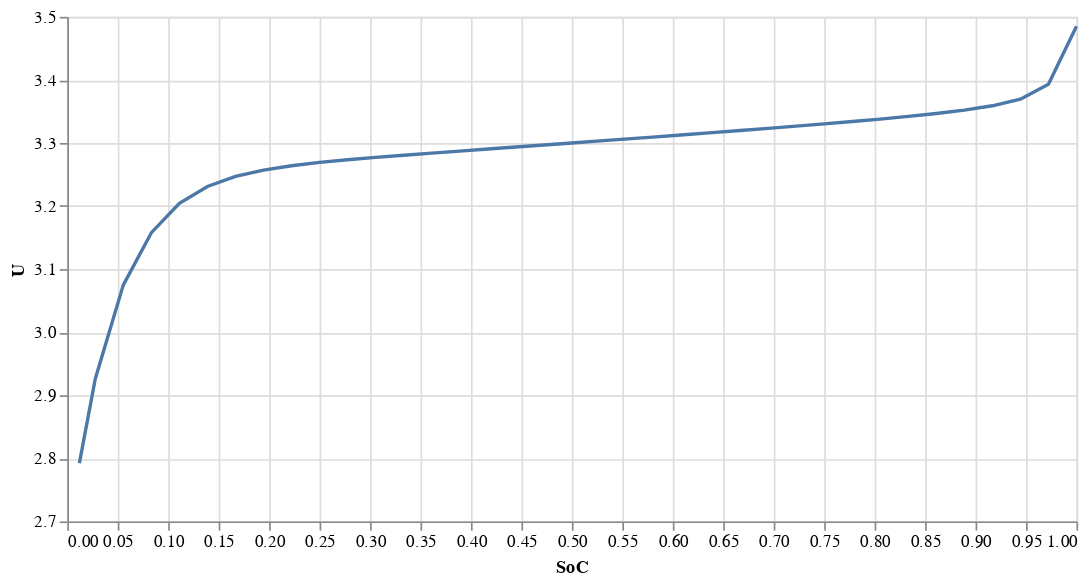

Write notebook code for a chart like this one.
### Code cell
st = np.argmin(np.abs(t - 3600))
alt.Chart(pd.DataFrame({"U": u_ocv[st:], "SoC": soc[st:]})).mark_line().encode(
    x = alt.X('SoC:Q'),
    y = alt.Y('U:Q', scale=alt.Scale(zero=False))
).configure_view(height=300, width=600)

### Figure 1 — Vega-Lite specification as saved in the notebook (floating-point values rounded to 4 significant figures)
{"config": {"view": {"continuousWidth": 400, "continuousHeight": 300, "height": 300, "width": 600}}, "data": {"name": "data-340f5e8d79620236de942cfbdafb48a9"}, "mark": "line", "encoding": {"x": {"type": "quantitative", "field": "SoC"}, "y": {"type": "quantitative", "field": "U", "scale": {"zero": false}}}, "$schema": "https://vega.github.io/schema/vega-lite/v4.8.1.json", "datasets": {"data-340f5e8d79620236de942cfbdafb48a9": [{"U": 2.792, "SoC": 0.012}, {"U": 2.792, "SoC": 0.012}, {"U": 2.792, "SoC": 0.012}, {"U": 2.926, "SoC": 0.02778}, {"U": 3.075, "SoC": 0.05556}, {"U": 3.158, "SoC": 0.08333}, {"U": 3.204, "SoC": 0.1111}, {"U": 3.231, "SoC": 0.1389}, {"U": 3.247, "SoC": 0.1667}, {"U": 3.257, "SoC": 0.1944}, {"U": 3.264, "SoC": 0.2222}, {"U": 3.269, "SoC": 0.25}, {"U": 3.273, "SoC": 0.2778}, {"U": 3.277, "SoC": 0.3056}, {"U": 3.281, "SoC": 0.3333}, {"U": 3.284, "SoC": 0.3611}, {"U": 3.287, "SoC": 0.3889}, {"U": 3.29, "SoC": 0.4167}, {"U": 3.294, "SoC": 0.4444}, {"U": 3.297, "SoC": 0.4722}, {"U": 3.3, "SoC": 0.5}, {"U": 3.303, "SoC": 0.5278}, {"U": 3.306, "SoC": 0.5556}, {"U": 3.31, "SoC": 0.5833}, {"U": 3.313, "SoC": 0.6111}, {"U": 3.316, "SoC": 0.6389}, {"U": 3.32, "SoC": 0.6667}, {"U": 3.323, "SoC": 0.6944}, {"U": 3.327, "SoC": 0.7222}, {"U": 3.33, "SoC": 0.75}, {"U": 3.334, "SoC": 0.7778}, {"U": 3.338, "SoC": 0.8056}, {"U": 3.342, "SoC": 0.8333}, {"U": 3.347, "SoC": 0.8611}, {"U": 3.352, "SoC": 0.8889}, {"U": 3.359, "SoC": 0.9167}, {"U": 3.369, "SoC": 0.9444}, {"U": 3.393, "SoC": 0.9722}, {"U": 3.485, "SoC": 1.0}, {"U": 3.485, "SoC": 1.0}, {"U": 3.485, "SoC": 1.0}]}}
